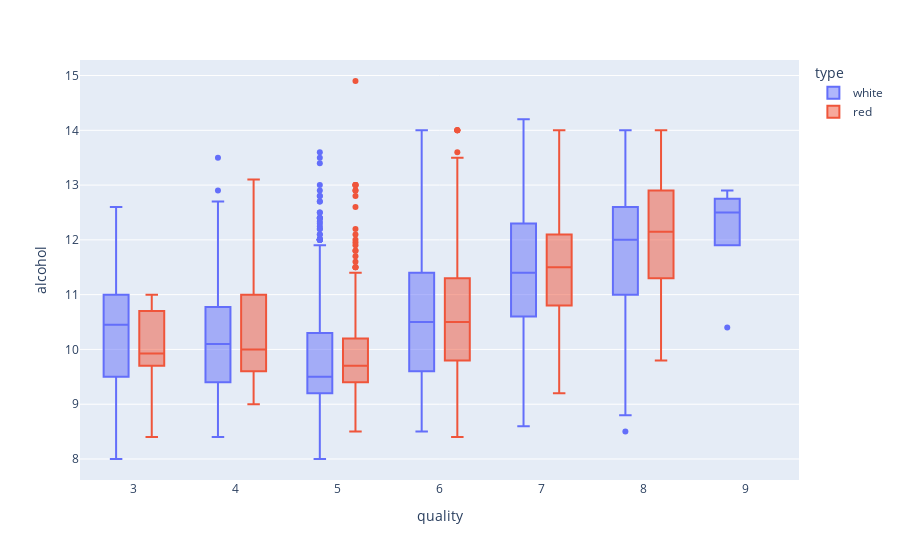

Write notebook code for a chart like this one.
### Code cell
px.box(df, x='quality', y='alcohol', color='type')

### Figure 1 — Plotly figure (JSON) as saved in the notebook; plotly's stock layout.template omitted (floating-point values rounded to 4 significant figures; data arrays with more than 128 entries replaced by an {"elided": "..."} marker saying what was removed)
{"data": [{"alignmentgroup": "True", "hovertemplate": "type=white<br>quality=%{x}<br>alcohol=%{y}<extra></extra>", "legendgroup": "white", "marker": {"color": "#636efa"}, "name": "white", "notched": false, "offsetgroup": "white", "orientation": "v", "showlegend": true, "type": "box", "x": {"elided": "4898 int values"}, "x0": " ", "xaxis": "x", "y": {"elided": "4898 float values"}, "y0": " ", "yaxis": "y"}, {"alignmentgroup": "True", "hovertemplate": "type=red<br>quality=%{x}<br>alcohol=%{y}<extra></extra>", "legendgroup": "red", "marker": {"color": "#EF553B"}, "name": "red", "notched": false, "offsetgroup": "red", "orientation": "v", "showlegend": true, "type": "box", "x": {"elided": "1599 int values"}, "x0": " ", "xaxis": "x", "y": {"elided": "1599 float values"}, "y0": " ", "yaxis": "y"}], "layout": {"boxmode": "group", "legend": {"title": {"text": "type"}, "tracegroupgap": 0}, "margin": {"t": 60}, "xaxis": {"anchor": "y", "domain": [0, 1], "title": {"text": "quality"}}, "yaxis": {"anchor": "x", "domain": [0, 1], "title": {"text": "alcohol"}}}}
